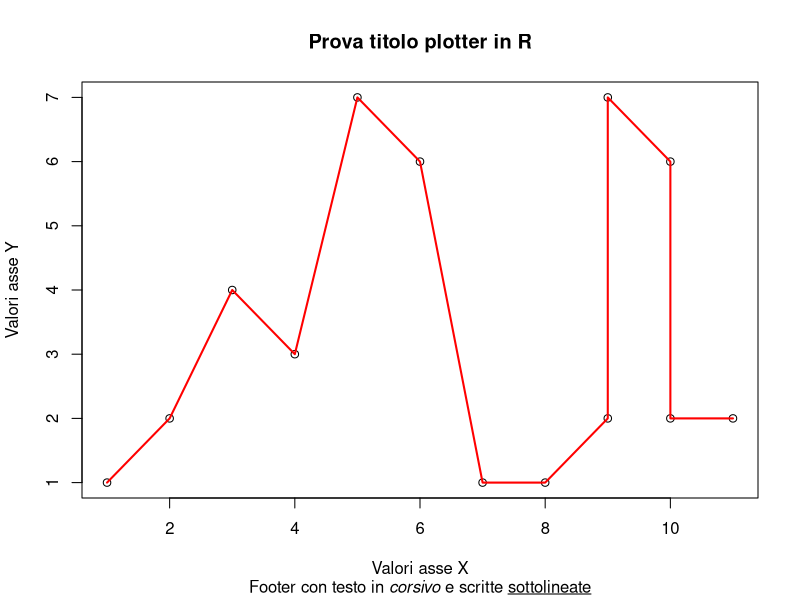

The R source for this figure:
y <- c(1, 2, 4, 3, 7, 6, 1, 1, 2, 7, 6, 2, 2)
x <- c(1, 2, 3, 4, 5, 6, 7, 8, 9, 9,10,10,11)
plot(x, y, xlab = "Valori asse X", ylab = "Valori asse Y", main = "Prova titolo plotter in R")
lines(x, y, col = "red", lwd = 2)
title(sub = expression(paste("Footer con testo in ", italic("corsivo "),"e scritte ", underline("sottolineate"))))